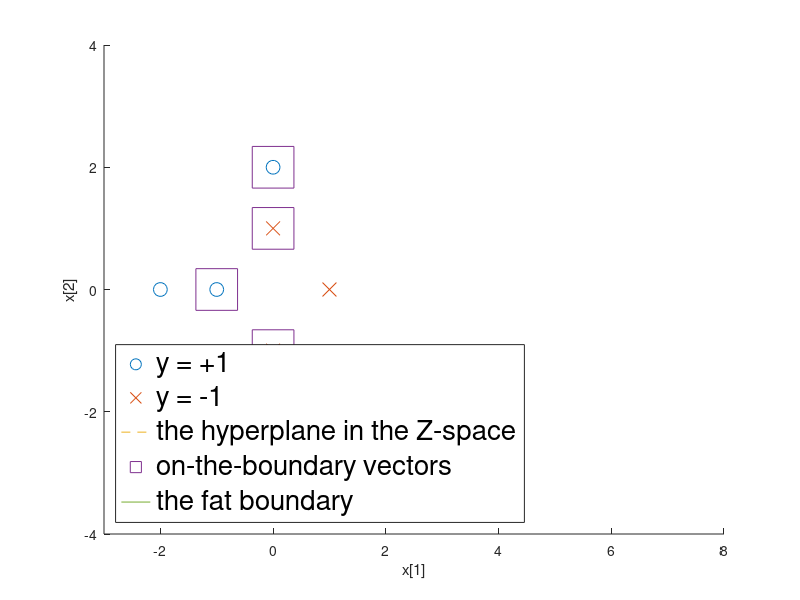

Write MATLAB code to recreate this figure.
clear

x = [1 0; 0 1; 0 -1; -1 0; 0 2; 0 -2; -2 0];

y = [-1 -1 -1 1 1 1 1]';

K = (y * y') .* (3 + x * x').^2;

alpha = quadprog(K, -ones(7, 1), [], [], y', 0, zeros(7, 1), [], [], optimset('LargeScale', 'off'));

[m n] = max(abs(alpha));
b = y(n) - (y.*alpha)' * (3 + x * x(n, :)').^2;


figure(3), clf
hold on
plot(x(y>0, 1), x(y>0, 2), 'o', 'MarkerSize', 10);
plot(x(y<0, 1), x(y<0, 2), 'x', 'MarkerSize', 10);

aa = alpha(4);
bb = 2/3;
cc = 9 * alpha(4) - b;
theta = 0:0.01:2*pi;

plot(3 + sqrt((cc)/aa)*cos(theta), sqrt((cc)/bb)*sin(theta), '--');
plot(x(2:6, 1), x(2:6, 2), 's', 'Markersize', 30);
plot(3 + sqrt((cc-1)/aa)*cos(theta), sqrt((cc-1)/bb)*sin(theta), '-');
plot(3 + sqrt((cc+1)/aa)*cos(theta), sqrt((cc+1)/bb)*sin(theta), '-');
xlabel('x[1]')
ylabel('x[2]')
h = legend('y = +1', 'y = -1', 'the hyperplane in the Z-space', 'on-the-boundary vectors', 'the fat boundary', 'Location', 'SouthWest');
set(h, 'Fontsize', 20);

axis([-3 8 -4 4])
hold off